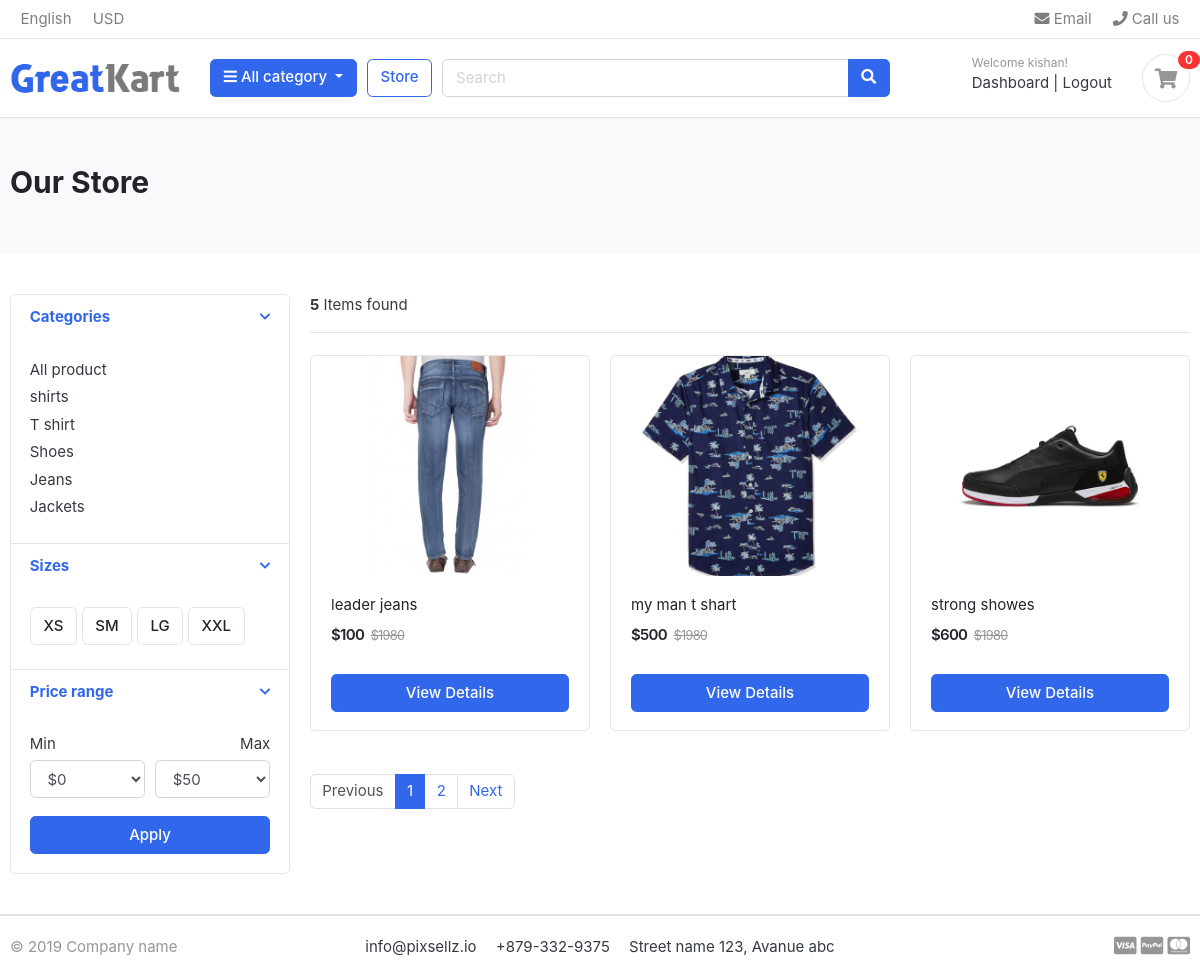
Page /store/ (signed in) on the committed database.
### accounts_app/models.py (models this page shows, shortened)
class Account(AbstractBaseUser):
    first_name = models.CharField(max_length=50)
    last_name = models.CharField(max_length=50)
    username = models.CharField(max_length=50, unique=True)
    email = models.EmailField(max_length=100, unique=True)
    phone_number = models.CharField(max_length=50)
    date_joined = models.DateTimeField(auto_now_add=True)
    last_login  = models.DateTimeField(auto_now_add =True)
    is_admin    = models.BooleanField(default=False)
    is_staff    = models.BooleanField(default = False)
    is_active   = models.BooleanField(default = False)
    is_superadmin = models.BooleanField(default=False)
    USERNAME_FIELD = 'email'
    REQUIRED_FIELDS = ['username', 'first_name', 'last_name']
    objects = MyAccountManager()

### category_app/models.py (models this page shows, shortened)
class Category(models.Model):
    category_name = models.CharField(max_length=50, unique=True)
    slug = models.SlugField(max_length=100, unique=True)
    description = models.TextField(max_length=255, blank=True)
    cat_image = models.ImageField(upload_to='photos/categories', blank=True)
    class Meta:
        verbose_name = 'category'
        verbose_name_plural = 'categories'
    def get_url(self):
        return reverse('products_by_category', args=[self.slug])

### store_app/models.py (models this page shows, shortened)
class Product(models.Model):
    product_name   = models.CharField(max_length=200, unique=True)
    slug           = models.SlugField(max_length=200, unique=True)
    description    = models.TextField(max_length=500, unique=True)
    price          = models.IntegerField()
    images         = models.ImageField(upload_to='photo/products')
    stock          = models.IntegerField()
    is_available   = models.BooleanField(default=True)
    category       = models.ForeignKey(Category, on_delete=models.CASCADE)
    created_date   = models.DateTimeField(auto_now_add=True)
    modified_date  = models.DateTimeField(auto_now=True)
    def get_url(self):
        return reverse('product_detail', args=[self.category.slug, self.slug])

### store_app/views.py (the view)
# urls.py: path('store/', include('store_app.urls')),
def store(request, category_slug=None):
    categories = None
    products = None
    if category_slug != None:
        categories = get_object_or_404(Category, slug=category_slug)
        products = Product.objects.filter(category=categories, is_available=True)
        paginator = Paginator(products,3)
        page = request.GET.get('page')
        paged_products = paginator.get_page(page)
        product_count = products.count()
    else:
        products = Product.objects.all().filter(is_available=True).order_by('id')
        paginator = Paginator(products,3)
        page = request.GET.get('page')
        paged_products = paginator.get_page(page)
        product_count = products.count()
    context = {
        'products': paged_products,
        'product_count' : product_count,
    }
    return render(request, 'store/store.html', context)

### carts_app/context_processors.py (called while the page is built)
def counter(request):
    cart_count = 0
    if 'admin' in request.path:
        return {}
    else:
        try:
            cart = Cart.objects.filter(cart_id=_card_id(request))
            cart_items = CartItem.objects.all().filter(cart=cart[:1])
            for i in cart_items:
                cart_count = cart_count + i.quantity
        except Cart.DoesNotExist:
            cart_count = 0
    return dict(cart_count=cart_count)

### carts_app/views.py (called while the page is built)
def _card_id(request):
    cart = request.session.session_key
    if not cart:
        cart = request.session.create()
    return cart

### category_app/context_processors.py (called while the page is built)
def menu_links(request):
    links = Category.objects.all()
    return dict(links=links)

### templates/store/store.html (shortened to what this page needs)
{% extends "base.html" %}
{% load static %}
{% block content %}
    <section class="section-pagetop bg">
    <div class="container">
        {% if 'search' in request.path %}
            <h2 class="title-page">Search Result</h2>
        {% else %}
            <h2 class="title-page">Our Store</h2>
        {% endif %}
    </div>
    </section>
<section class="section-content padding-y">
    <div class="container">
    <div class="row">
        <aside class="col-md-3">
    <div class="card">
        <article class="filter-group">
            <header class="card-header">
                <a href="#" data-toggle="collapse" data-target="#collapse_1" aria-expanded="true" class="">
                    <i class="icon-control fa fa-chevron-down"></i>
                    <h6 class="title">Categories</h6>
                </a>
            </header>
            <div class="filter-content collapse show" id="collapse_1" style="">
                <div class="card-body">
                    <ul class="list-menu">
                    <li><a href="{% url 'store' %}">All product </a></li>
                    {% for i in links %}
                        <li><a href="{{ i.get_url }}">{{ i.category_name }} </a></li>
                    {% endfor %}
                    </ul>
                </div>
            </div>
        </article>
        <article class="filter-group">
            <header class="card-header">
                <a href="#" data-toggle="collapse" data-target="#collapse_4" aria-expanded="true" class="">
                    <i class="icon-control fa fa-chevron-down"></i>
                    <h6 class="title">Sizes </h6>
                </a>
            </header>
            <div class="filter-content collapse show" id="collapse_4" style="">
                <div class="card-body">
                  <label class="checkbox-btn">
                    <span class="btn btn-light"> XS </span>
                  </label>
                  <label class="checkbox-btn">
                    <span class="btn btn-light"> SM </span>
                  </label>
                  <label class="checkbox-btn">
                    <span class="btn btn-light"> LG </span>
                  </label>
                  <label class="checkbox-btn">
                    <span class="btn btn-light"> XXL </span>
                  </label>
            </div>
            </div>
        </article>
        <article class="filter-group">
            <header class="card-header">
                <a href="#" data-toggle="collapse" data-target="#collapse_3" aria-expanded="true" class="">
                    <i class="icon-control fa fa-chevron-down"></i>
                    <h6 class="title">Price range </h6>
                </a>
            </header>
            <div class="filter-content collapse show" id="collapse_3" style="">
                <div class="card-body">
                    <div class="form-row">
                    <div class="form-group col-md-6">
                      <label>Min</label>
                          <select class="mr-2 form-control">
                            <option value="0">$0</option>
                        </select>
                    </div>
                    <div class="form-group text-right col-md-6">
                      <label>Max</label>
                          <select class="mr-2 form-control">
                            <option value="50">$50</option>
                        </select>
                    </div>
                    </div>
                    <button class="btn btn-block btn-primary">Apply</button>
                </div>
            </div>
        </article>
    </div>
        </aside>
        <main class="col-md-9">
    <header class="border-bottom mb-4 pb-3">
            <div class="form-inline">
                <span class="mr-md-auto"><b>{{ product_count }}</b> Items found </span>
            </div>
    </header>
    <div class="row">
        {% if products %}
        {% for i in products %}
        <div class="col-md-4">
            <figure class="card card-product-grid">
                <div class="img-wrap">
                    <a href="{{ i.get_url }}"><img src="{{i.images.url}}"></a>
                </div>
                <figcaption class="info-wrap">
                    <div class="fix-height">
                        <a href="{{ i.get_url }}" class="title">{{i.product_name}}</a>
                        <div class="price-wrap mt-2">
                            <span class="price">${{i.price}}</span>
                            <del class="price-old">$1980</del>
                        </div>
                    </div>
                    <a href="{{ i.get_url }}" class="btn btn-block btn-primary"> View Details  </a>
                </figcaption>
            </figure>
        </div>
        {% endfor %}
        {% else %}
        <div>
            <h2>No result found. Please try again.</h2>
        </div>
        {% endif %}
    </div>
    <nav class="mt-4" aria-label="Page navigation sample">
    {% if products.has_other_pages %}
      <ul class="pagination">
        {% if products.has_previous %}
        <li class="page-item"><a class="page-link" href="?page={{products.previous_page_number}}">Previous</a></li>
        {% else %}
        <li class="page-item disabled"><a class="page-link" href="#">Previous</a></li>
        {% endif %}
        {% for i in products.paginator.page_range %}
            {% if products.number == i %}
                <li class="page-item active"><a class="page-link" href="#">{{i}}</a></li>
            {% else %}
                <li class="page-item"><a class="page-link" href="?page={{i}}">{{i}}</a></li>
            {% endif %}
        {% endfor %}
            {% if products.has_next %}
                <li class="page-item"><a class="page-link" href="?page={{products.next_page_number}}">Next</a></li>
            {% else %}
                <li class="page-item disabled"><a class="page-link" href="#">Next</a></li>
            {% endif %}
        </ul>
    {% endif %}
    </nav>
        </main>
    </div>
    </div>
    </section>
{% endblock %}

### templates/includes/navbar.html (shortened to what this page needs)
{% load static %}
<header class="section-header">
    <nav class="navbar p-md-0 navbar-expand-sm navbar-light border-bottom">
        <div class="container">
            <div class="collapse navbar-collapse" id="navbarTop4">
                <ul class="navbar-nav mr-auto">
                    <li class="nav-item dropdown">
                        <a href="#" class="nav-link"> English </a>
                    </li>
                    <li class="nav-item dropdown">
                        <a href="#" class="nav-link"> USD </a>
                    </li>
                </ul>
                <ul class="navbar-nav">
                    <li><a href="#" class="nav-link"> <i class="fa fa-envelope"></i> Email </a></li>
                    <li><a href="#" class="nav-link"> <i class="fa fa-phone"></i> Call us </a></li>
                </ul>
            </div>
        </div>
    </nav>
    <section class="header-main border-bottom">
        <div class="container">
            <div class="row align-items-center">
                <div class="col-lg-2 col-md-3 col-6">
                    <a href="{% url 'home' %}" class="brand-wrap">
                        <img class="logo" src="{% static './images/logo.png' %}">
                    </a>
                </div>
                <div class="col-lg col-sm col-md col-6 flex-grow-0">
                    <div class="category-wrap dropdown d-inline-block float-right">
                        <button type="button" class="btn btn-primary dropdown-toggle" data-toggle="dropdown">
                            <i class="fa fa-bars"></i> All category
                        </button>
                    </div>
                </div>
                <a href="{% url 'store' %}" class="btn btn-outline-primary">Store</a>
                <div class="col-lg  col-md-6 col-sm-12 col">
                    <form action="{% url 'search' %}" class="search" method='GET'>
                        <div class="input-group w-100">
                            <input type="text" class="form-control" style="width:60%;" placeholder="Search" name="keyword">
                            <div class="input-group-append">
                                <button class="btn btn-primary" type="submit">
                                    <i class="fa fa-search"></i>
                                </button>
                            </div>
                        </div>
                    </form>
                </div>
                <div class="col-lg-3 col-sm-6 col-8 order-2 order-lg-3">
                    <div class="d-flex justify-content-end mb-3 mb-lg-0">
                        {% if user.id is None %}
                        <div class="widget-header">
                            <small class="title text-muted">Welcome guest!</small>
                            <div>
                                <a href="{% url 'login' %}">Sign in</a> <span class="dark-transp"> | </span>
                                <a href="{% url 'register' %}"> Register</a>
                            </div>
                        </div>
                        {% else %}
                        <div class="widget-header">
                            <small class="title text-muted">Welcome {{user.first_name}}!</small>
                            <div>
                                <a href="#"> Dashboard </a> <span class="dark-transp"> | </span>
                                <a href="{% url 'logout' %}"> Logout </a>
                            </div>
                        </div>
                        {% endif %}
                        <a href="{% url 'cart' %}" class="widget-header pl-3 ml-3">
                            <div class="icon icon-sm rounded-circle border"><i class="fa fa-shopping-cart"></i>
                            </div>
                            <span class="badge badge-pill badge-danger notify">{{cart_count}}</span>
                        </a>
                    </div>
                </div>
            </div>
        </div>
    </section>
</header>

### static/css/ui.css (style rules this page uses)
html { font-family: "Inter", sans-serif; font-size: 15px; }
.img-wrap { text-align: center; display: block; }
.img-wrap img { max-width: 100%; }
.price-wrap { letter-spacing: -0.7px; }
.icon-xs, .icon-sm, .icon-md, .icon-lg { display: inline-block; text-align: center; flex-shrink: 0; flex-grow: 0; }
.icon-sm { width: 48px; height: 48px; line-height: 48px !important; font-size: 20px; }
.padding-y { padding-top: 40px; padding-bottom: 40px; }
figure { margin-bottom: 0; }
article:after, .form-group:after { display: block; clear: both; content: ""; }
.bg { background-color: #f8f9fa; }
.title-page { color: #212529; }
.header-main { position: relative; padding-top: 1rem; padding-bottom: 1rem; }
.brand-wrap .logo, .navbar-brand .logo { margin-right: 7px; max-height: 42px; display: inline-block; }
.widget-header { display: inline-block; vertical-align: middle; position: relative; }
.widget-header a { color: #343a40; }
.widget-header i { color: #969696; }
.widget-header .title { display: block; }
.widget-header .notify { position: absolute; top: -3px; right: -10px; }
.btn-light { background-color: #fff; border-color: #e4e4e4; }
[class*=list-] li:after { visibility: hidden; display: block; content: ""; overflow: hidden; height: 0; clear: both; }
.list-menu { list-style: none; margin: 0; padding-left: 0; }
.list-menu li { margin-bottom: 5px; }
.list-menu a { color: #343a40; }
[class*=card-product] a.title { color: #212529; display: block; }
[class*=card-product] .img-wrap { overflow: hidden; position: relative; }
[class*=card-product] .img-wrap img { height: 100%; max-width: 100%; width: auto; display: inline-block; -o-object-fit: cover; object-fit: cover; }
.card-product-grid { margin-bottom: 20px; }
.card-product-grid .img-wrap { border-radius: 0.2rem 0.2rem 0 0; height: 220px; }
.card-product-grid .info-wrap { overflow: hidden; padding: 18px 20px; }
.card-product-grid .fix-height { height: 80px; overflow: hidden; }
.card .img-wrap { overflow: hidden; }
.notify { position: absolute; top: -4px; right: -10px; display: inline-block; padding: 0.25em 0.6em; font-size: 12px; line-height: 1; text-align: center; border-radius: 3rem; color: #fff; background-color: #fa3434; }
.price { font-weight: 600; color: #212529; }
.price-old { color: #969696; margin-left: 3px; font-size: 85%; }
.icon-control { margin-top: 5px; float: right; font-size: 80%; }
.card-header .title { margin-bottom: 0; line-height: 1.5; }
.filter-group { border-bottom: 1px solid #e4e4e4; }
.filter-group .card-header { border-bottom: 0; }
.filter-group:last-child { border-bottom: 0; }
.checkbox-btn { position: relative; }
.section-pagetop { padding: 45px 0; }

### rows in the picture
Account: first_name "kishan"
Category: category_name "shirts"
Category: category_name "T shirt"
Category: category_name "Shoes"
Category: category_name "Jeans"
Category: category_name "Jackets"
Product: images (picture), product_name "leader jeans", price "100"
Product: images (picture), product_name "my man t shart", price "500"
Product: images (picture), product_name "strong showes", price "600"

### other values in the picture
{{ cart_count }} "0"
{{ product_count }} "5"
{{ i }} "1"
{{ i }} "2"
